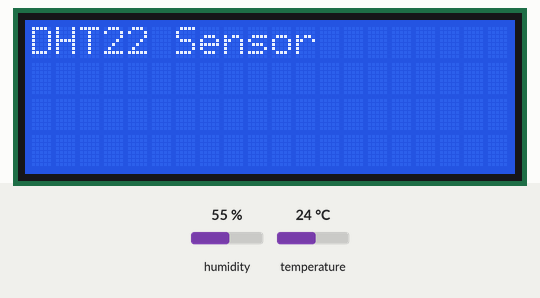
A sketch run on a simulated Arduino Uno, built with avr-gcc and run on an emulated ATmega328P. Parts: 20×4 character LCD. The inputs (shaded band) are chosen by the test bench; at power-on: humidity 55 %, temperature 24 °C. WiFi joins after 1.5 s; servers stay silent unless stated; uploads are accepted with an empty reply; what the sketch prints to the serial monitor is not drawn.

Above: at 0.1 s.
At 10.1 s:
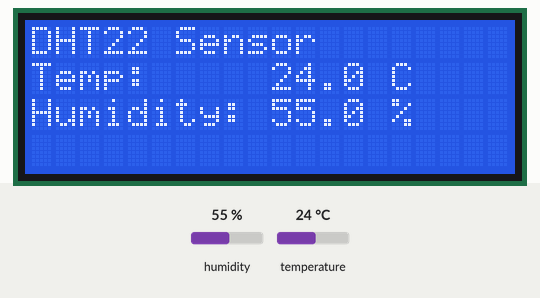

The sketch:

dht22.ino
```cpp
#include <DHT22.h>
#include <SPI.h>
#include <Ethernet.h>

#include <Wire.h>  // Comes with Arduino IDE
#include <LiquidCrystal_I2C.h>

// set the LCD address to 0x27 for a 20 chars 4 line display
// Set the pins on the I2C chip used for LCD connections:
//                    addr, en,rw,rs,d4,d5,d6,d7,bl,blpol
LiquidCrystal_I2C lcd(0x20, 4, 5, 6, 0, 1, 2, 3, 7, NEGATIVE);  // Set the LCD I2C address

// Data wire is plugged into port 6 on the Arduino
// Connect a 4.7K resistor between VCC and the data pin (strong pullup)
#define DHT22_PIN 6

// Setup a DHT22 instance
DHT22 myDHT22(DHT22_PIN);

// Enter a MAC address for your controller below.
// Newer Ethernet shields have a MAC address printed on a sticker on the shield
byte mac[] = { 0x90, 0xA2, 0xDA, 0x0F, 0x07, 0xFE };

IPAddress ip(192,168,0,2);
char server[] = "192.168.0.1";
EthernetClient client;

boolean lastConnected = false;                 // state of the connection last time through the main loop
unsigned long lastConnectionTime = 0;          // last time you connected to the server, in milliseconds
const unsigned long postingInterval = 20 * 1000;  // delay between updates, in milliseconds

unsigned long lastSensorValues = 0;                 // state of the connection last time through the main loop
const unsigned long sensorInterval = 10 * 1000;  // delay between sensor values, in milliseconds


String tmp = "";
String hum = "";


void setup(void) {

   // start serial port
  Serial.begin(9600);
  lcd.begin(20, 4);
  lcd.print("DHT22 Sensor");
  delay(3000);

}

void httpRequest(String t, String h) {

  Ethernet.begin(mac, ip);
  delay(1000);

  String query = "t=" + t + "&h=" + h + "&i=" + postingInterval/1000;

  if (client.connect(server, 80)) {
    Serial.println("connecting...");
    // send the HTTP PUT request:
    client.println("POST /arduino-weather-station/dht22.php HTTP/1.1");
    client.println("Host: 192.168.0.1");
    client.println("Content-Type: application/x-www-form-urlencoded");
    client.println("Connection: close");
    client.println("User-Agent: arduino/1.0");
    client.print("Content-Length: ");
    client.println(query.length());
    client.println();
    client.println(query);
    client.println();

  }
  else {
    // if you couldn't make a connection:
    Serial.println("connection failed");
    Serial.println("disconnecting.");
    client.stop();
  }

  // note the time that the connection was made:
  lastConnectionTime = millis();

}

void getSensorValues(void) {

  String tmpString = "";
  String humString = "";

  DHT22_ERROR_t errorCode;

  errorCode = myDHT22.readData();
  switch(errorCode)
  {
    case DHT_ERROR_NONE:
      Serial.print("Got Data ");
      Serial.print(myDHT22.getTemperatureC());
      Serial.print("C ");
      Serial.print(myDHT22.getHumidity());
      Serial.println("%");
      // Alternately, with integer formatting which is clumsier but more compact to store and
      // can be compared reliably for equality:

      char buf[128];

      sprintf(buf, "Integer-only reading: Temperature %hi.%01hi C, Humidity %i.%01i %% RH",
                  myDHT22.getTemperatureCInt()/10, abs(myDHT22.getTemperatureCInt()%10),
                  myDHT22.getHumidityInt()/10, myDHT22.getHumidityInt()%10);
      Serial.println(buf);


      lcd.setCursor(0, 1);
      //sprintf(tmp, "Temp:     %hi.%01hi C", myDHT22.getTemperatureCInt()/10, abs(myDHT22.getTemperatureCInt()%10));
      tmp = String(myDHT22.getTemperatureCInt()/10) + "." + String(abs(myDHT22.getTemperatureCInt()%10));
      tmpString = "Temp:     " + tmp  + " C";
      lcd.print(tmpString);

      lcd.setCursor(0, 2);
      //sprintf(hum, "Humidity: %i.%01i %%",  myDHT22.getHumidityInt()/10, myDHT22.getHumidityInt()%10);
      hum = String(myDHT22.getHumidityInt()/10) + "." + String(myDHT22.getHumidityInt()%10);
      humString = "Humidity: " + hum + " %";
      lcd.print(humString);

      break;

    case DHT_ERROR_CHECKSUM:
      Serial.print("check sum error ");
      Serial.print(myDHT22.getTemperatureC());
      Serial.print("C ");
      Serial.print(myDHT22.getHumidity());
      Serial.println("%");
      break;

    case DHT_BUS_HUNG:
      Serial.println("BUS Hung ");
      break;

    case DHT_ERROR_NOT_PRESENT:
      Serial.println("Not Present ");
      break;

    case DHT_ERROR_ACK_TOO_LONG:
      Serial.println("ACK time out ");
      break;

    case DHT_ERROR_SYNC_TIMEOUT:
      Serial.println("Sync Timeout ");
      break;

    case DHT_ERROR_DATA_TIMEOUT:
      Serial.println("Data Timeout ");
      break;

    case DHT_ERROR_TOOQUICK:
      Serial.println("Polled to quick ");
      break;
    }

    lastSensorValues = millis();
}


void loop(void) {


   if (client.available()) {
       char c = client.read();
       Serial.print(c);
   }

   // if there's no net connection, but there was one last time
   // through the loop, then stop the client:
   if (!client.connected() && lastConnected) {
       Serial.println();
       Serial.println("disconnecting.");
       client.stop();
   }


   if(millis() - lastSensorValues > sensorInterval) {
        getSensorValues();
   }


   // if you're not connected, and ten seconds have passed since
   // your last connection, then connect again and send data:
   if(!client.connected() && (millis() - lastConnectionTime > postingInterval)) {
       httpRequest(tmp, hum);
   }

   // store the state of the connection for next time through
   // the loop:
   lastConnected = client.connected();
}
```
